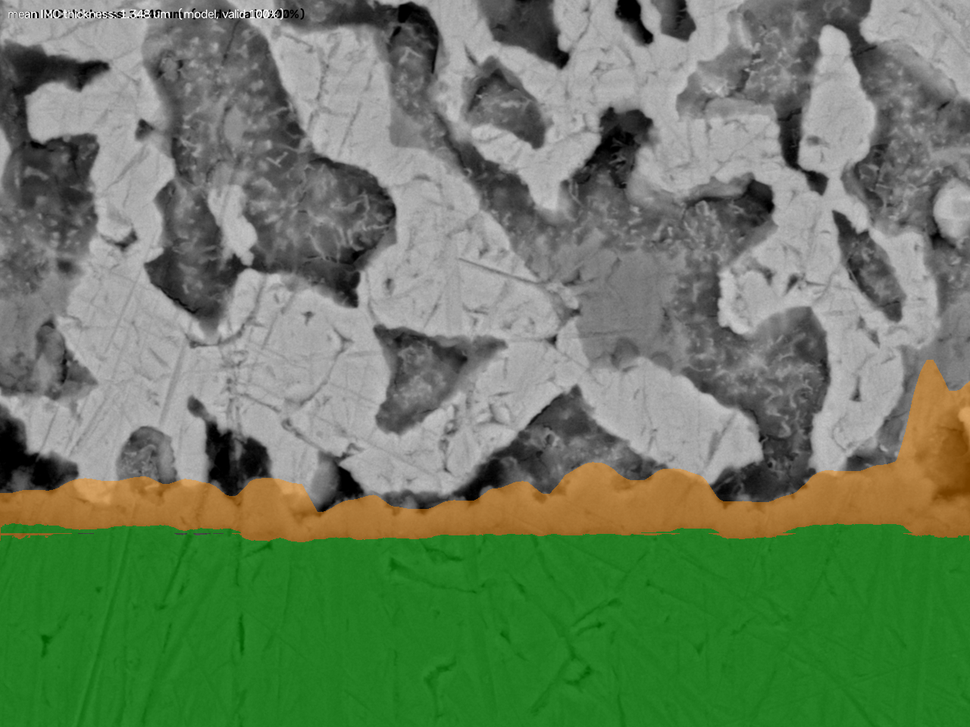
#> input picture model_overlays/0_0_20_model_overlay.png, 970 x 727 px, shrunk from 1280 x 960 before the run; its folder holds only this picture in this run
$ python -i segment.py   (imports and definitions only)
#> lines starting #> are read from the running program, lines starting #| are printed output that depends on the picture; after the words box and inside, x2 and y2 are one past the last pixel; in counts of white or black regions, pixels touching at a corner belong together
"""Core boundary-detection algorithm.

SEM cross-section close-up of a solder/IMC/Cu interface (BSE COMPO contrast),
built with zero labeled ground truth. Solder alloy here is SnBi or SnBiAgCu.

Physical model, confirmed against a domain expert's direct labeling of
several images (not just inferred from Z-contrast theory):
    Cu electrode  -- darkest real phase, forms the bottom of the frame.
    IMC (Cu6Sn5)  -- single uniform-grayscale phase, lighter than Cu. Its
                      Cu-facing boundary is nearly flat/horizontal; its
                      solder-facing boundary is scalloped (a diffusion
                      growth front, so irregular by nature).
    Solder        -- multi-phase (Sn/Bi/Ag sub-phases, visibly different
                      gray levels), heterogeneous/granular in appearance.
                      Over-etching preferentially attacks Sn, so heavily
                      over-etched solder can look pitted and near-black from
                      topography, not low-Z signal -- that's an etching
                      artifact, not a real dark phase, and must fold into
                      solder, not get mistaken for Cu.
Both Cu and IMC are hard phases and keep visible polishing scratch marks;
solder is soft and smears during polishing (hence its granular look).
Scratches are therefore NOT a Cu-specific signature -- they mark "Cu or
IMC", not "Cu alone".

Region-identification is judged purely on whether it matches this physical
picture (shape, uniformity, position) -- NOT on whether the resulting
thickness number looks like a smooth trend across aging time/alloy. A nice
monotonic-looking trend is not evidence the segmentation is correct, and
chasing one is a good way to quietly bias the region judgment.

Approach:
1. Cu detection, cheap-first: the darkest Otsu band, bottom-connected, is
   Cu on most alloys/etching conditions and hugs the true (jagged) Cu
   surface more precisely than a smoothed seam. Only when that fails --
   confirmed on the SnBi-100 condition, where the solder matrix can be
   etched dark enough to out-dark Cu itself -- fall back to a texture seam
   (Cu's smooth texture doesn't depend on its absolute brightness).
2. Multi-level Otsu (2 thresholds) splits the whole image into dark/mid/
   bright bands. Which band is IMC is NOT fixed across alloys (confirmed:
   brightest band on one alloy, mid-brightness on another) -- so for each
   band, take the sub-components that actually touch the Cu mask (Cu
   excluded first, since Cu itself came from one of these same bands and
   would otherwise trivially "win"), and pick whichever band forms the
   widest continuous touching band. That's IMC; the rest above Cu is
   solder (this also folds isolated over-etched-Sn islands that don't
   touch Cu into solder).
3. Thickness = count of IMC-classified pixels per column (area method),
   which stays correct for scalloped/interdigitated IMC shapes. Kept
   downstream of the region judgment, not feeding back into it.

Every threshold is computed from each image's own histogram -- nothing is
fit to a labeled thickness value.
"""
import numpy as np
import cv2
from scipy.signal import medfilt, find_peaks


# [25 lines left out: function otsu_threshold, not called in this run]


def is_bimodal(values, min_peak_frac=0.02, min_valley_drop=0.25, min_separation=10):
    """Rough bimodality test on a smoothed histogram: two real humps with a
    real valley between them, not just Otsu splitting one hump in half."""
    if values.size < 200:
        return False
    hist, _ = np.histogram(values, bins=128, range=(0, 256))
    hist = hist.astype(np.float64)
    if hist.sum() == 0:
        return False
    hist_smooth = np.convolve(hist, np.ones(5) / 5.0, mode="same")
    peaks, props = find_peaks(hist_smooth, height=hist_smooth.max() * min_peak_frac)
    if len(peaks) < 2:
        return False
    order = np.argsort(props["peak_heights"])[::-1]
    p1, p2 = sorted(peaks[order[:2]])
    if (p2 - p1) * 2 < min_separation:
        return False
    valley = hist_smooth[p1:p2 + 1].min()
    lower_peak = min(hist_smooth[p1], hist_smooth[p2])
    if lower_peak == 0:
        return False
    if valley / lower_peak > (1 - min_valley_drop):
        return False
    return True


def local_std_map(gray, k=9):
    gray_f = gray.astype(np.float32)
    mean = cv2.blur(gray_f, (k, k))
    sq_mean = cv2.blur(gray_f * gray_f, (k, k))
    var = np.clip(sq_mean - mean * mean, 0, None)
    return np.sqrt(var)


def multi_otsu_2thresh(values, bins=256):
    """2-threshold Otsu: split a 1-D intensity sample into 3 classes by
    maximizing between-class variance. Brute-force over the histogram (256
    bins -> ~32k threshold pairs), which is cheap and exact."""
    hist, _ = np.histogram(values, bins=bins, range=(0, 256))
    hist = hist.astype(np.float64)
    total = hist.sum()
    if total == 0:
        return bins // 3, 2 * bins // 3
    idx = np.arange(bins)
    csum = np.cumsum(hist)
    cmean = np.cumsum(hist * idx)
    global_mean = cmean[-1] / total
    best_var, best_t1, best_t2 = -1.0, bins // 3, 2 * bins // 3
    for t1 in range(1, bins - 2):
        w0 = csum[t1]
        if w0 == 0:
            continue
        m0 = cmean[t1] / w0
        for t2 in range(t1 + 1, bins - 1):
            w1 = csum[t2] - csum[t1]
            if w1 == 0:
                continue
            w2 = total - csum[t2]
            if w2 == 0:
                break
            m1 = (cmean[t2] - cmean[t1]) / w1
            m2 = (cmean[-1] - cmean[t2]) / w2
            var_between = (w0 * (m0 - global_mean) ** 2 + w1 * (m1 - global_mean) ** 2
                           + w2 * (m2 - global_mean) ** 2)
            if var_between > best_var:
                best_var, best_t1, best_t2 = var_between, t1, t2
    return best_t1, best_t2


# [37 lines left out: function dp_ridge_path, not called in this run]


SEED_SEARCH_BAND_FRAC = 0.35
SEED_MAX_JUMP = 4
SEED_SMOOTH_LAMBDA = 3.0
BACKGROUND_PERCENTILE = 40   # texture level considered "smooth" (Cu)
RUN_LEN = 6                  # consecutive smooth rows required to confirm the Cu edge
MAX_EXPAND_FRAC = 0.35
MEDIAN_KERNEL = 21
SMOOTH_KERNEL = 7


def _smooth(a, mk=MEDIAN_KERNEL, bk=SMOOTH_KERNEL):
    a = medfilt(a, kernel_size=mk)
    kernel = np.ones(bk) / bk
    pad = bk // 2
    ap = np.pad(a, pad, mode="edge")
    return np.convolve(ap, kernel, mode="valid")


# [28 lines left out: function _find_cu_boundary, not called in this run]


MIN_CU_WIDTH_COVERAGE = 0.6


def _keep_components_touching_row(mask_u8, row_index):
    n, labels, stats, _ = cv2.connectedComponentsWithStats(mask_u8, connectivity=8)
    touching = set(np.unique(labels[row_index, :])) - {0}
    return np.isin(labels, list(touching)) if touching else np.zeros_like(mask_u8, dtype=bool)


def _find_cu_mask(gray, gray_dn, std_map, t1):
    """Cu detection, cheap-first: the darkest Otsu band, bottom-connected, is
    Cu on most alloys/etching conditions and hugs the true (jagged) Cu
    surface more precisely than a smoothed seam. Only when that fails --
    confirmed on the SnBi-100 condition, where the solder matrix is etched
    dark enough to out-dark Cu itself -- fall back to the texture-seam method
    (alloy-agnostic: Cu's smooth texture, not its absolute brightness)."""
    h, w = gray.shape
    dark = gray_dn <= t1
    dark_open = cv2.morphologyEx((dark * 255).astype(np.uint8), cv2.MORPH_OPEN,
                                  cv2.getStructuringElement(cv2.MORPH_ELLIPSE, (3, 3)), iterations=1)
    cu_mask = _keep_components_touching_row(dark_open, h - 1)
    coverage = float(np.mean(cu_mask.any(axis=0)))
    if coverage >= MIN_CU_WIDTH_COVERAGE:
        return cu_mask, "dark-otsu-bottom-connected", None

    cu_top, err = _find_cu_boundary(gray_dn, std_map)
    if cu_top is None:
        return None, None, err
    cu_mask = np.zeros((h, w), dtype=bool)
    for x in range(w):
        cu_mask[int(cu_top[x]):, x] = True
    return cu_mask, "texture-seam-fallback", None


# Cu/IMC boundary is nearly flat/horizontal (confirmed by the domain expert:
# unrelated to scratches, unrelated to the scalloped IMC/solder edge) --
# enforce that with heavy smoothing rather than tracing local brightness
# noise pixel-by-pixel.
INNER_MEDIAN_KERNEL = 61
INNER_SMOOTH_KERNEL = 21


def _refine_cu_mask(gray_dn, cu_mask):
    """cu_mask (from _find_cu_mask) is Cu+IMC combined whenever the two sit
    close enough in brightness that the outer dark/mid/bright split couldn't
    tell them apart on its own (confirmed on SnBi-100: IMC there is bright
    enough, relative to Cu, to blend into what the outer split calls 'Cu').
    Peel IMC back out: only if cu_mask's own brightness is genuinely bimodal
    (two real phases in there, not one uniform Cu), split it with a LOCAL
    Otsu (computed on cu_mask's pixels only, so solder's brightness can't
    drag the threshold) and keep just the darker sub-population as Cu -- as
    a heavily-smoothed, near-flat line per column, since a jagged result here
    would just be chasing brightness noise inside what should be one phase."""
    h, w = gray_dn.shape
    vals = gray_dn[cu_mask]
    if not is_bimodal(vals):
        return cu_mask, np.zeros((h, w), dtype=bool)

    t_inner = otsu_threshold(vals)
    cu_sub = cu_mask & (gray_dn <= t_inner)

    split_row = np.full(w, np.nan)
    for x in range(w):
        ys = np.where(cu_mask[:, x])[0]
        if not ys.size:
            continue
        cu_ys = np.where(cu_sub[:, x])[0]
        split_row[x] = cu_ys.min() if cu_ys.size else ys.max() + 1

    valid_cols = ~np.isnan(split_row)
    if not valid_cols.any():
        return cu_mask, np.zeros((h, w), dtype=bool)
    idx = np.arange(w)
    filled = np.interp(idx, idx[valid_cols], split_row[valid_cols])
    split_smooth = _smooth(filled, INNER_MEDIAN_KERNEL, INNER_SMOOTH_KERNEL)

    new_cu = np.zeros((h, w), dtype=bool)
    peeled = np.zeros((h, w), dtype=bool)
    for x in range(w):
        if not cu_mask[:, x].any():
            continue
        split = int(round(split_smooth[x]))
        new_cu[split:, x] = cu_mask[split:, x]
        peeled[:split, x] = cu_mask[:split, x]
    return new_cu, peeled


# IMC's solder-facing edge is a real scallop (a diffusion growth front), but
# the raw touching-component mask picks up thin stray tendrils/speckle where
# it happens to connect through a narrow gap into solder's own texture --
# noise, not additional IMC. Smooth the upper envelope moderately (enough to
# drop spikes/speckle, not so much it flattens the real scallop curve) and
# clip everything above it away, per the domain expert's description.
ENVELOPE_MEDIAN_KERNEL = 17
ENVELOPE_SMOOTH_KERNEL = 9


def _smooth_imc_envelope(imc_mask, cu_mask):
    h, w = imc_mask.shape
    top = np.full(w, np.nan)
    bottom = np.full(w, np.nan)  # = Cu top for this column (bottom of IMC)
    for x in range(w):
        imc_ys = np.where(imc_mask[:, x])[0]
        cu_ys = np.where(cu_mask[:, x])[0]
        if imc_ys.size:
            top[x] = imc_ys.min()
        if cu_ys.size:
            bottom[x] = cu_ys.min()

    valid = ~np.isnan(top) & ~np.isnan(bottom)
    if not valid.any():
        return imc_mask
    idx = np.arange(w)
    top_filled = np.interp(idx, idx[valid], top[valid])
    bottom_filled = np.interp(idx, idx[valid], bottom[valid])
    top_smooth = _smooth(top_filled, ENVELOPE_MEDIAN_KERNEL, ENVELOPE_SMOOTH_KERNEL)

    new_mask = np.zeros((h, w), dtype=bool)
    rows = np.arange(h)[:, None]
    lo = np.clip(top_smooth, 0, h)[None, :]
    hi = np.clip(bottom_filled, 0, h)[None, :]
    band = (rows >= lo) & (rows < hi)
    new_mask[:, valid] = band[:, valid]
    return new_mask


def segment_interface(gray):
    h, w = gray.shape
    gray_dn = cv2.medianBlur(gray, 3)
    k = max(7, (min(h, w) // 100) | 1)
    std_map = local_std_map(gray_dn, k=k)

    t1, t2 = multi_otsu_2thresh(gray_dn.ravel())
    cu_mask, cu_method, err = _find_cu_mask(gray, gray_dn, std_map, t1)
    peeled_imc = None
    if cu_mask is not None:
        cu_mask, peeled_imc = _refine_cu_mask(gray_dn, cu_mask)

    result = {
        "width": w, "height": h, "applicable": cu_mask is not None,
        "cu_mask": cu_mask, "imc_mask": None, "solder_mask": None,
        "cu_method": cu_method, "confidence_note": err or "",
    }
    if cu_mask is None:
        return result
    classes = {
        "dark": gray_dn <= t1,
        "mid": (gray_dn > t1) & (gray_dn <= t2),
        "bright": gray_dn > t2,
    }

    kernel = cv2.getStructuringElement(cv2.MORPH_ELLIPSE, (3, 3))
    cu_dilated = cv2.dilate((cu_mask * 255).astype(np.uint8), kernel, iterations=2)

    # Which brightness band is IMC is NOT fixed across alloys/etching
    # conditions (confirmed by inspection: IMC is the brightest band on one
    # alloy, mid-brightness on another). So don't hardcode it -- for each of
    # the 3 Otsu bands, take the sub-components that actually touch the
    # (reliable) Cu boundary, and pick whichever band forms the widest
    # continuous touching band. The other two bands are solder (this also
    # correctly folds isolated over-etched-Sn dark islands that don't touch
    # Cu into solder).
    best_name, best_mask, best_cov = None, None, -1.0
    for name, cls_mask in classes.items():
        # exclude Cu itself first -- Cu was carved out of one of these same
        # Otsu bands, so without this a band containing Cu trivially "touches"
        # cu_dilated everywhere and always wins by default
        cls_u8 = ((cls_mask & ~cu_mask) * 255).astype(np.uint8)
        n, labels, _, _ = cv2.connectedComponentsWithStats(cls_u8, connectivity=8)
        touch_labels = set(np.unique(labels[(cu_dilated > 0) & (cls_u8 > 0)])) - {0}
        touching = np.isin(labels, list(touch_labels)) if touch_labels else np.zeros((h, w), dtype=bool)
        cov = float(np.mean(touching.any(axis=0)))
        if cov > best_cov:
            best_name, best_mask, best_cov = name, touching, cov

    imc_u8 = cv2.morphologyEx((best_mask * 255).astype(np.uint8), cv2.MORPH_CLOSE, kernel, iterations=1)
    imc_mask = (imc_u8 > 0) & ~cu_mask
    imc_mask = _smooth_imc_envelope(imc_mask, cu_mask)
    solder_mask = ~cu_mask & ~imc_mask

    result["cu_mask"] = cu_mask
    result["imc_mask"] = imc_mask
    result["solder_mask"] = solder_mask
    result["thresholds"] = (t1, t2)
    result["imc_class"] = best_name
    result["imc_touch_coverage"] = best_cov
    return result


# [46 lines left out: function thickness_from_segmentation, not called in this run]

>>> import cv2
>>> picture = cv2.imread('../model_overlays/0_0_20_model_overlay.png', cv2.IMREAD_GRAYSCALE)
>>> result = segment_interface(picture)
#> in local_std_map, `return np.sqrt(var)`:
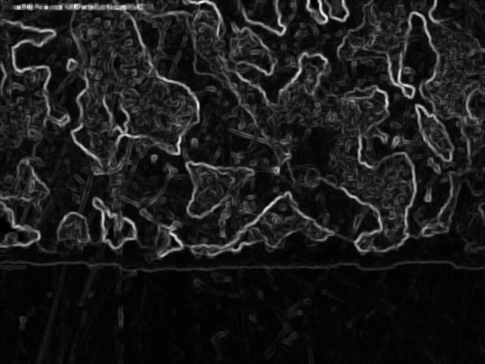
#> returned value: shape (727, 970) float32 (shown at 1/2 size); min 0, max 68.44, mean 7.4; drawn with min black and max white
#> in multi_otsu_2thresh, `hist, _ = np.histogram(values, bins=bins, range=(0, 256))`: hist = 256 values, max 33846 at index 85, min 0 at index 224, mean 2754.6
#> in multi_otsu_2thresh, `total = hist.sum()`: total = 705190
#> in multi_otsu_2thresh, `csum = np.cumsum(hist)`: csum = 256 values from 2200 to 705190
#> in multi_otsu_2thresh, `cmean = np.cumsum(hist * idx)`: cmean = 256 values from 0 to 82131733
#> in multi_otsu_2thresh, `global_mean = cmean[-1] / total`: global_mean = 116.5
#> the loop in multi_otsu_2thresh, `for t1 in range(1, bins - 2):` made 253 passes
#> (w0, m0) on passes 1 to 3: (2565, 0.142), (2824, 0.313), (3047, 0.509)
#> after the loop in multi_otsu_2thresh, `for t1 in range(1, bins - 2):`: best_t1 = 99; best_t2 = 144; best_var = 1.07e+09
#> in segment_interface, `t1, t2 = multi_otsu_2thresh(gray_dn.ravel())`: t1 = 99; t2 = 144
#> in _find_cu_mask, `dark = gray_dn <= t1`:
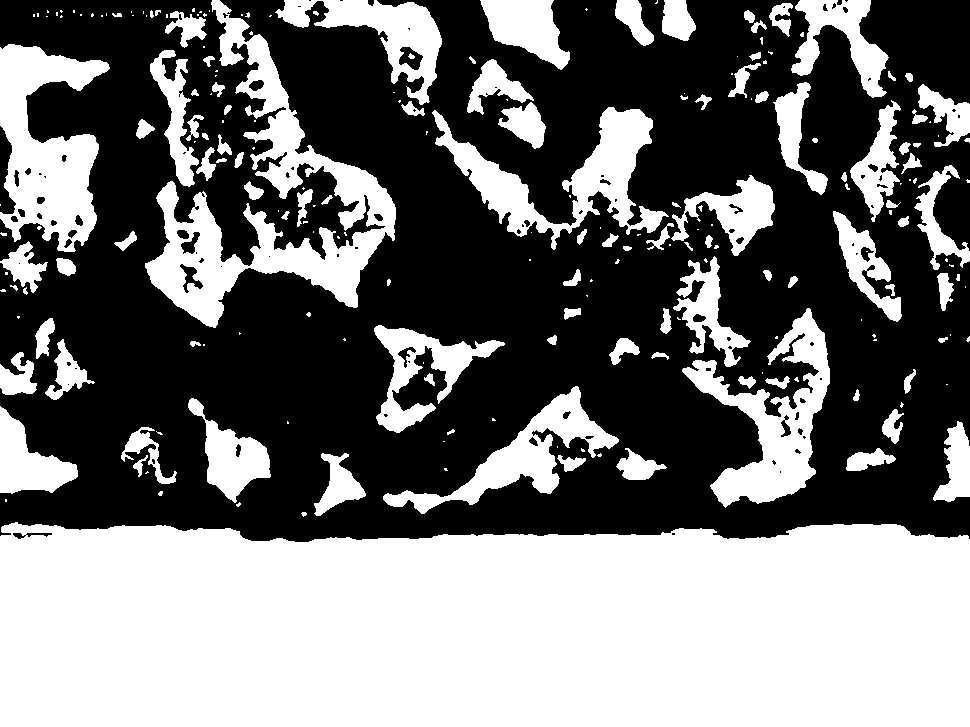
#> dark: shape (727, 970) bool; 45.2% white; 225 white regions (115 under 20 px), largest, box (x1, y1, x2, y2) and area: (0, 522, 970, 727) 188507, (145, 0, 396, 328) 21559, (0, 44, 110, 252) 12693
#> in _keep_components_touching_row, `n, labels, stats, _ = cv2.connectedComponentsWithStats(mask_u8, connec..`:
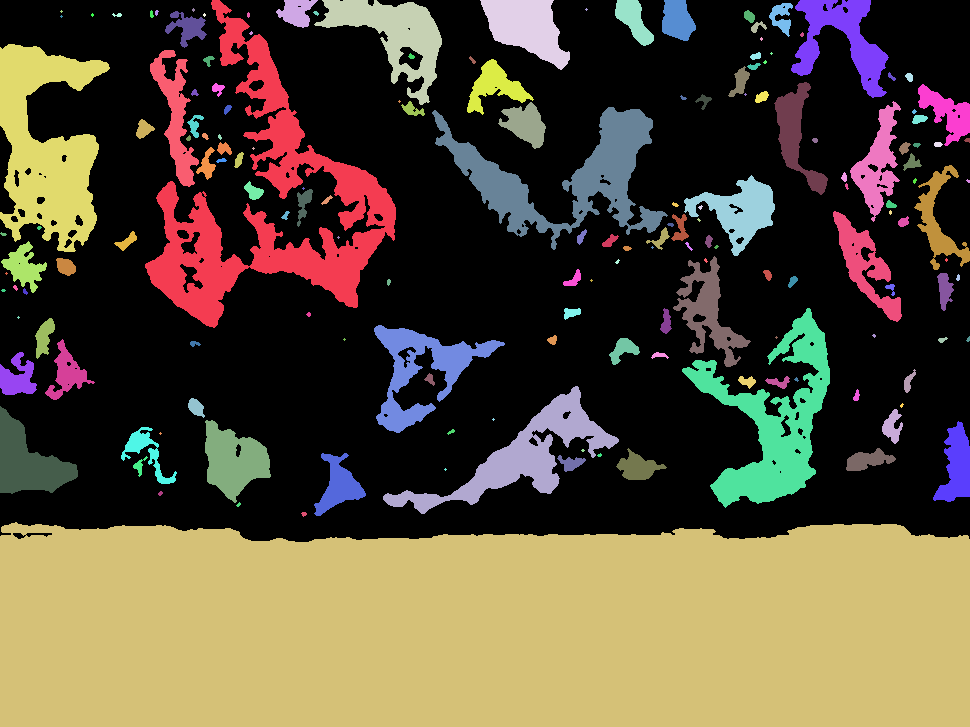
#> labels: shape (727, 970) int32; 168 distinct labels, from 0 to 167; one colour per label, 0 black
#> in _keep_components_touching_row, `n, labels, stats, _ = cv2.connectedComponentsWithStats(mask_u8, connec..`: n = 168; stats = 168 rows, first 6: [0, 0, 970, 542, 387375], [145, 0, 251, 328, 21515], [276, 0, 42, 28, 710], [314, 0, 128, 105, 5219], [480, 0, 90, 70, 3647], [615, 0, 39, 46, 943]
#> in _keep_components_touching_row, `touching = set(np.unique(labels[row_index, :])) - {0}`: touching = 1 item
#> in _find_cu_mask, `coverage = float(np.mean(cu_mask.any(axis=0)))`: coverage = 1
#> in segment_interface, `cu_mask, cu_method, err = _find_cu_mask(gray, gray_dn, std_map, t1)`: cu_method = 'dark-otsu-bottom-connected'
#> in is_bimodal, `hist, _ = np.histogram(values, bins=128, range=(0, 256))`: hist = 128 values, max 59652 at index 43, min 0 at index 0, mean 1472.6
#> in is_bimodal, `hist_smooth = np.convolve(hist, np.ones(5) / 5.0, mode="same")`: hist_smooth = 128 values, max 34820.6 at index 42, min 0 at index 0, mean 1472.6
#> in is_bimodal, `peaks, props = find_peaks(hist_smooth, height=hist_smooth.max() * min_..`: peaks = [42]; props = {'peak_heights': [34820.6]}
#> the loop in segment_interface, `for name, cls_mask in classes.items(): # exclude Cu itself first -- Cu..` made 3 passes
#> (name, n, cov, best_name, best_cov) on passes 1 to 2: ('dark', 233, 0.0113, 'dark', 0.0113), ('mid', 344, 1, 'mid', 1)
#> pass 1, in segment_interface, `n, labels, _, _ = cv2.connectedComponentsWithStats(cls_u8, connectivit..`:
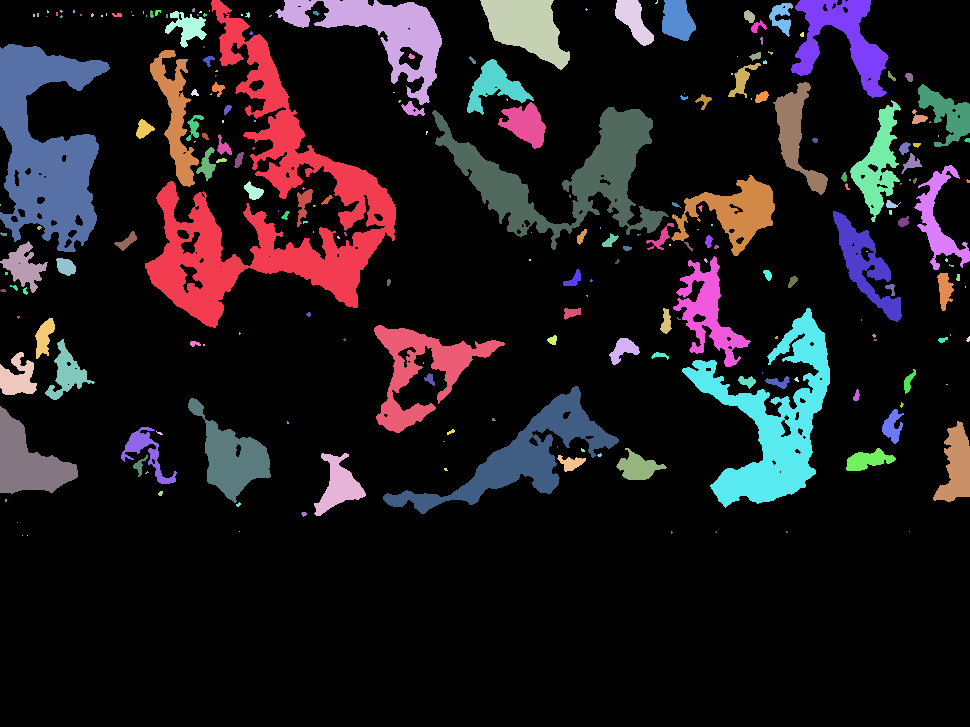
#> labels: shape (727, 970) int32; 233 distinct labels, from 0 to 232; one colour per label, 0 black
#> after the loop in segment_interface, `for name, cls_mask in classes.items():`:
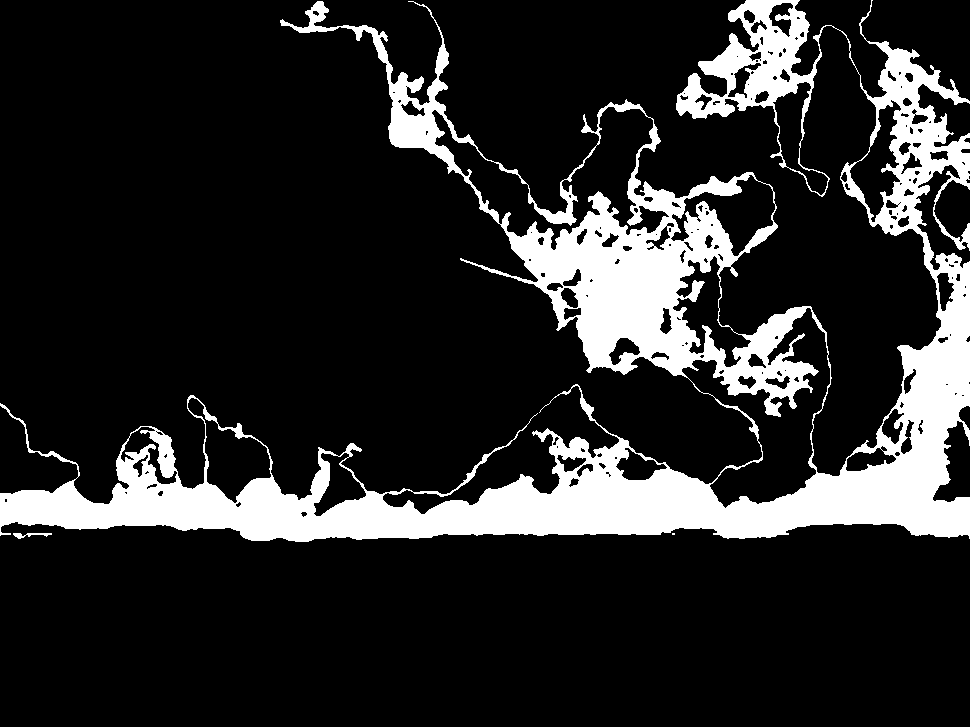
#> best_mask: shape (727, 970) bool; 16.2% white; 3 white regions (1 under 20 px), largest, box (x1, y1, x2, y2) and area: (0, 0, 970, 542) 114241, (13, 533, 52, 539) 108
#> (the rest of the program and of its run is left out)
